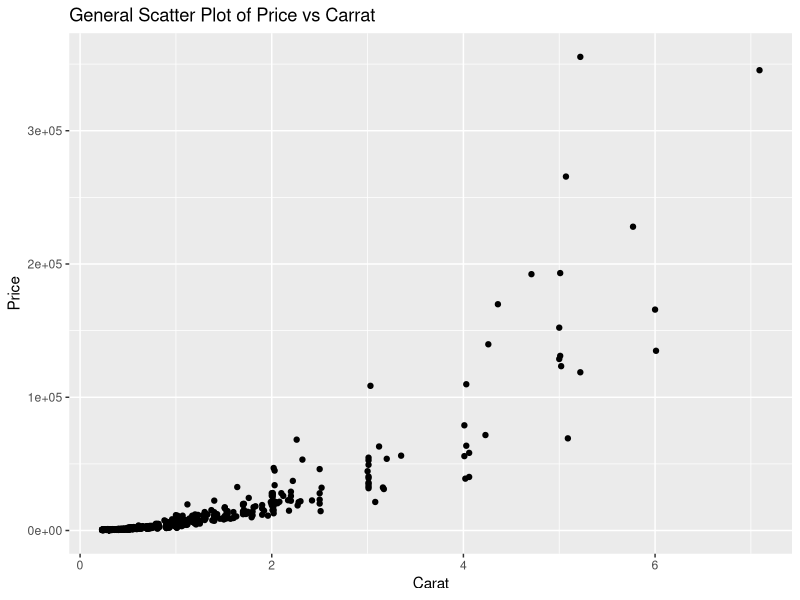
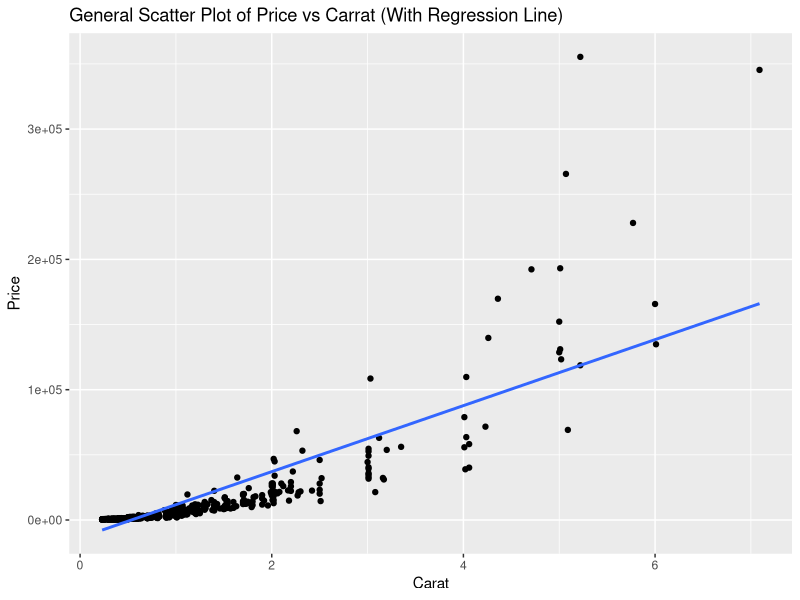
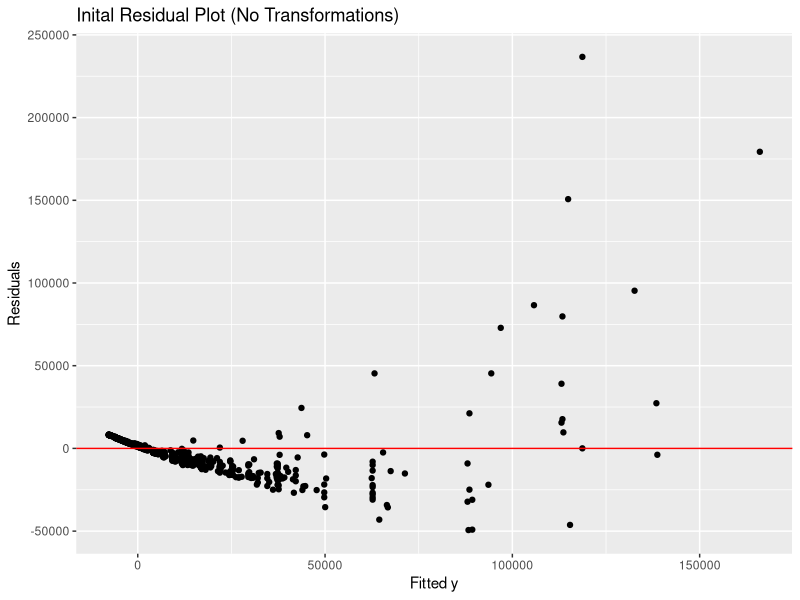

R code for these plots, in order: (Note: this script raises an error after producing the figures.)
## ---- chunk 1
library(MASS) 
library(tidyverse)
## ---- chunk 2
dimonds <- read.csv("diamonds4.csv")
dimonds
## ---- chunk 3
ggplot(data = dimonds, mapping = aes(x=carat, y = price))+
  geom_point()+
  labs(x="Carat", y="Price", title="General Scatter Plot of Price vs Carrat")
## ---- chunk 4
ggplot(data = dimonds, mapping = aes(x=carat, y = price))+
  geom_point()+
  geom_smooth(method = "lm", se=FALSE)+ 
  labs(x="Carat", y="Price", title="General Scatter Plot of Price vs Carrat (With Regression Line)")
## ---- chunk 5
Data = dimonds
result<-lm(price~carat, data=Data)
yhat<-result$fitted.values
res<-result$residuals
Data<-data.frame(Data,yhat,res)

## adding inital attributes to the Data DF
## ---- chunk 6
ggplot(Data, aes(x=yhat,y=res))+
  geom_point()+
  geom_hline(yintercept=0, color="red")+
  labs(x="Fitted y", y="Residuals", title="Inital Residual Plot (No Transformations)")
## ---- chunk 7
boxcox(result, lambda = seq(0,.5,1/10), main= "Box Cox (No Transformations")
## ---- chunk 8
### First transformation:


##transform y and then regress ystar on x
ystar<-log(Data$price)
Data<-data.frame(Data,ystar)
result.ystar<-lm(ystar~carat, data=Data)

##store fitted y & residuals
yhat2<-result.ystar$fitted.values
res2<-result.ystar$residuals

##add to data frame
Data<-data.frame(Data,yhat2,res2)

##residual plot with ystar
ggplot(Data, aes(x=yhat2,y=res2))+
  geom_point()+
  geom_hline(yintercept=0, color="red")+
  labs(x="Fitted y", y="Residuals", title="Residual Plot with ystar")

boxcox(result.ystar, lambda = seq(2,4,1/10))
## acf plot
par(mar=c(5,5,5,0))
acf(res2, main="ACF Plot of Residuals with ystar")
## QQ plot
qqnorm(res2)
qqline(res2, col="red")

result.ystar
## ---- chunk 9
### Second transformation:


##transform y and then regress ystar on x
xstar<-log(Data$carat)
Data<-data.frame(Data,xstar)
result.xstar<-lm(ystar~xstar, data=Data)

##store fitted y & residuals
yhat3<-result.xstar$fitted.values
res3<-result.xstar$residuals

##add to data frame
Data<-data.frame(Data,yhat3,res3)

##residual plot with ystar
ggplot(Data, aes(x=yhat3,y=res3))+
  geom_point()+
  geom_hline(yintercept=0, color="red")+
  labs(x="Fitted y", y="Residuals", title="Residual Plot with ystar")

boxcox(result.xstar)
## acf plot
par(mar=c(5,5,5,0))
acf(res3, main="ACF Plot of Residuals with ystar and xstar")
## QQ plot
qqnorm(res3)
qqline(res3, col="red")

result.xstar
## ---- chunk 10
ggplot(data=Data, mapping = aes(x=xstar, y=ystar))+
  geom_point()+
  geom_smooth(method = "lm", se=FALSE)+
  labs(title="Final Regression with xstar and ystar")
  
## ---- chunk 11
result.xstar
